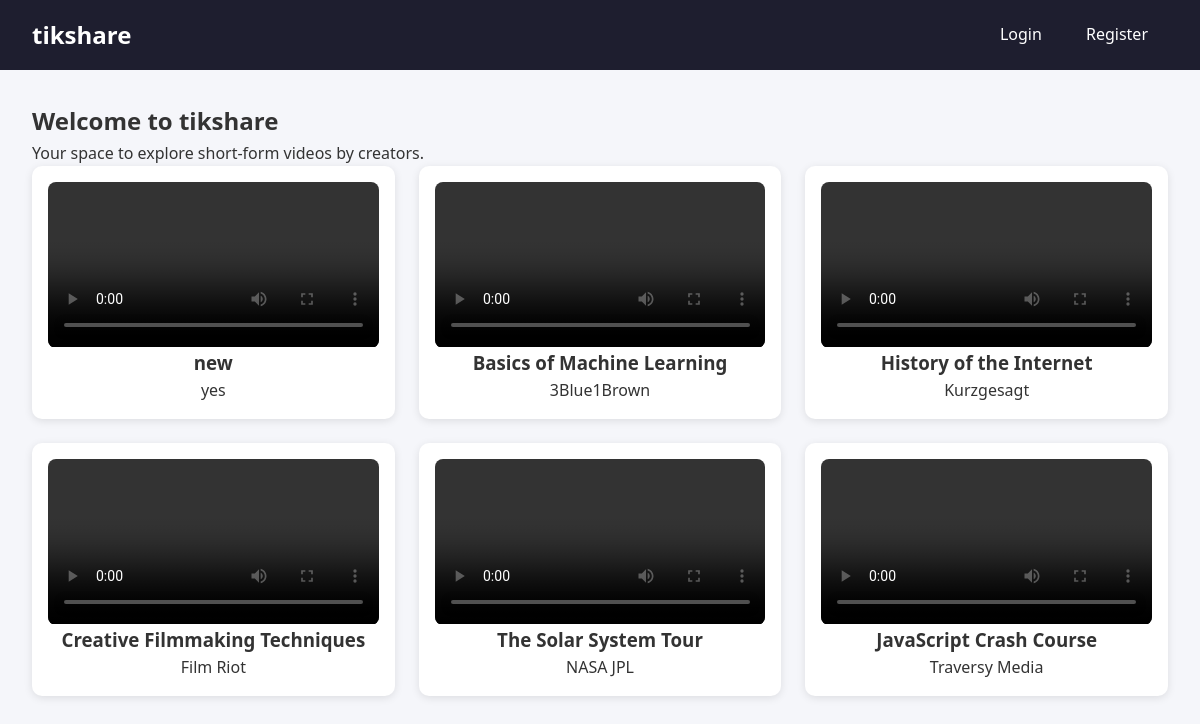
The page / on the database its author committed.
### tables this page shows
CREATE TABLE videos (
    id INTEGER PRIMARY KEY AUTOINCREMENT,
    title TEXT NOT NULL,
    publisher TEXT NOT NULL,
    producer TEXT,
    genre TEXT,
    age_rating TEXT,
    url TEXT NOT NULL,
    uploaded_by INTEGER,
    FOREIGN KEY (uploaded_by) REFERENCES users(id)
);

### app.py (the view)
@app.route('/')
def index():
    if 'user' in session:
        return redirect(url_for('shorts'))
    db = get_db()
    videos = db.execute('SELECT * FROM videos ORDER BY id DESC LIMIT 12').fetchall()
    return render_template('index.html', videos=videos)

### app.py (called while the page is built)
def get_db():
    conn = sqlite3.connect(DATABASE)
    conn.row_factory = sqlite3.Row
    return conn

### templates/index.html (shortened to what this page needs)
{% extends "base.html" %}
{% block content %}
<h2>Welcome to tikshare</h2>
<p>Your space to explore short-form videos by creators.</p>
<div class="video-grid">
    {% for video in videos %}
        <div class="video-card">
            <video width="100%" controls>
                <source src="{{ video['url'] }}" type="video/mp4">
            </video>
            <h3>{{ video['title'] }}</h3>
            <p>{{ video['publisher'] }}</p>
        </div>
    {% endfor %}
</div>
{% endblock %}

### templates/base.html (shortened to what this page needs)
<!DOCTYPE html>
<html lang="en">
<head>
    <link href="{{ url_for('static', filename='style.css') }}" rel="stylesheet">
</head>
<body>
    <header class="navbar">
        <div class="logo">tikshare</div>
        <nav>
            {% if 'user' in session %}
                <a href="{{ url_for('shorts') }}">Shorts</a>
                {% if session['user']['role'] == 'creator' %}
                    <a href="{{ url_for('dashboard') }}">Dashboard</a>
                {% endif %}
                <span class="user">{{ session['user']['username'] }}</span>
                <a href="{{ url_for('logout') }}" class="btn">Logout</a>
            {% else %}
                <a href="{{ url_for('login') }}">Login</a>
                <a href="{{ url_for('register') }}">Register</a>
            {% endif %}
        </nav>
    </header>
    <main class="content">
        {% block content %}{% endblock %}
    </main>
</body>
</html>

### static/style.css (style rules this page uses)
* { margin: 0; padding: 0; box-sizing: border-box; }
body { font-family: 'Segoe UI', Tahoma, Geneva, Verdana, sans-serif; background: #f5f6fa; color: #333; line-height: 1.6; min-height: 100vh; }
header.navbar, header { background: #1e1e2f; color: #fff; padding: 1rem 2rem; display: flex; justify-content: space-between; align-items: center; flex-wrap: wrap; }
header .logo, header h1 { font-size: 1.5rem; font-weight: bold; }
nav a { color: #fff; text-decoration: none; margin: 0 0.5rem; padding: 0.5rem 0.75rem; transition: background 0.3s ease; }
main.content { padding: 2rem; }
.video-grid { display: grid; grid-template-columns: repeat(auto-fit, minmax(280px, 1fr)); gap: 1.5rem; }
.video-card { background: #fff; border-radius: 10px; padding: 1rem; box-shadow: 0 2px 8px rgba(0,0,0,0.1); display: flex; flex-direction: column; align-items: center; }
.video-card video { border-radius: 8px; max-width: 100%; }

### rows shown on the page
videos: title "new", publisher "yes"
videos: title "Basics of Machine Learning", publisher "3Blue1Brown"
videos: title "History of the Internet", publisher "Kurzgesagt"
videos: title "Creative Filmmaking Techniques", publisher "Film Riot"
videos: title "The Solar System Tour", publisher "NASA JPL"
videos: title "JavaScript Crash Course", publisher "Traversy Media"
